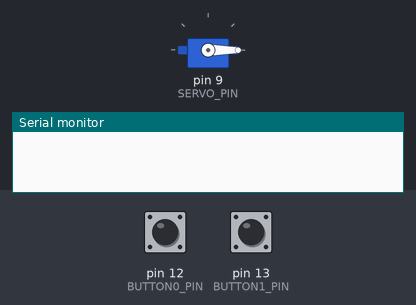
A sketch run on a simulated Arduino Uno, built with avr-gcc and run on an emulated ATmega328P. Shown: servo, the last lines printed to the serial monitor. The test bench sets the inputs (shaded band); at power-on: pin 13 (BUTTON1_PIN) HIGH, pin 12 (BUTTON0_PIN) HIGH.

Above: at 1.2 s.
1.3 s: pin 13 (BUTTON1_PIN) pulled LOW for 1 s
At 3.3 s:
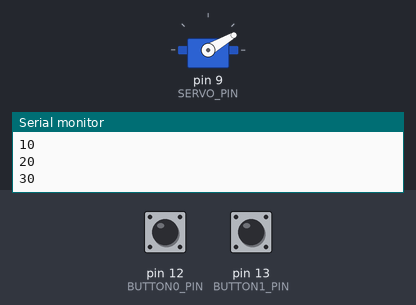
3.8 s: pin 13 (BUTTON1_PIN) pulled LOW for 0.35 s
At 4.7 s:
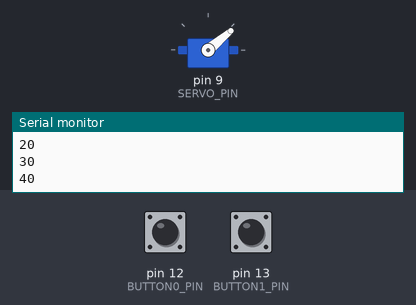
5.6 s: pin 13 (BUTTON1_PIN) pulled LOW for 3.2 s
At 9.7 s:
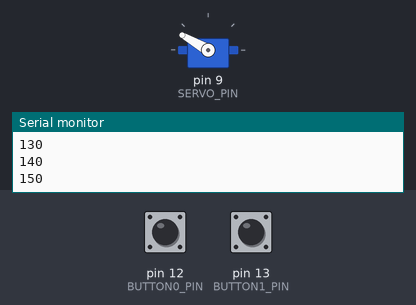
10.3 s: pin 13 (BUTTON1_PIN) pulled LOW for 0.35 s
At 11.1 s:
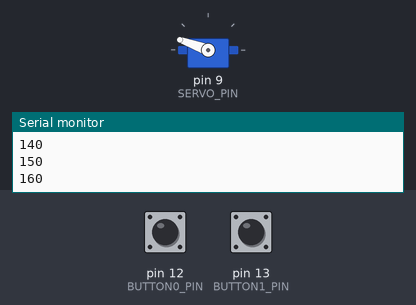
12.1 s: pin 13 (BUTTON1_PIN) pulled LOW for 1 s
At 13.9 s:
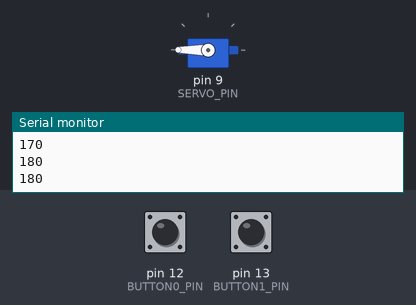
14.6 s: pin 12 (BUTTON0_PIN) pulled LOW for 0.35 s
At 15.5 s:
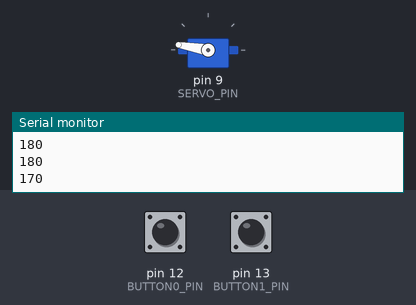
Timing chart, 0 to 17.4 s (numbered marks = the images above; inputs shaded):
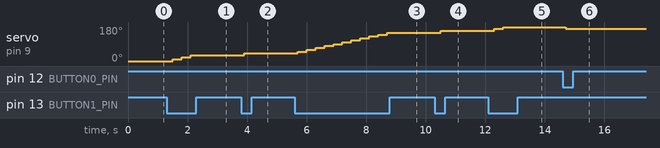

Measured:
- after the input at 1.3 s, servo on pin 9 (SERVO_PIN): 0° → 10° after 0.20 s, → 20° 0.30 s later, → 30° 0.30 s later
- after the input at 3.8 s, servo on pin 9 (SERVO_PIN): 30° → 40° after 0.10 s
- after the input at 5.6 s, servo on pin 9 (SERVO_PIN): moves from 40° to 150° over 3.0 s, starting after 0.10 s
- after the input at 10.3 s, servo on pin 9 (SERVO_PIN): 150° → 160° after 0.21 s
- after the input at 12.1 s, servo on pin 9 (SERVO_PIN): 160° → 170° after 0.21 s, → 180° 0.30 s later
- after the input at 14.6 s, servo on pin 9 (SERVO_PIN): 180° → 170° after 0.11 s

The sketch:

ServoAngleAdjustment.ino
```cpp
#include <Servo.h>

#define STEP 10

// constants won't change
const int BUTTON0_PIN = 12;
const int BUTTON1_PIN = 13;
const int SERVO_PIN  = 9; // Arduino pin connected to servo motor's pin

Servo servo; // create servo object to control a servo

// variables will change:
int angle = 0;          // the current angle of servo motor

int lastButton0State;
int currentButton0State;

int lastButton1State;
int currentButton1State;

void setup() {
  Serial.begin(9600);                // initialize serial

  pinMode(BUTTON0_PIN, INPUT_PULLUP); // set arduino pin to input pull-up mode
  pinMode(BUTTON1_PIN, INPUT_PULLUP); // set arduino pin to input pull-up mode

  servo.attach(SERVO_PIN);           // attaches the servo on pin 9 to the servo object

  servo.write(angle);

  currentButton0State = digitalRead(BUTTON0_PIN);
  currentButton1State = digitalRead(BUTTON1_PIN);
}

void loop() {
  lastButton0State = currentButton0State;      // save the last state
  currentButton0State = digitalRead(BUTTON0_PIN); // read new state

  lastButton1State = currentButton0State;      // save the last state
  currentButton1State = digitalRead(BUTTON1_PIN);

  if(lastButton0State == HIGH && currentButton0State == LOW) {
    angle -= STEP;
    if(angle < 0) angle = 0;

    Serial.println(angle);
  }
  if(lastButton1State == HIGH && currentButton1State == LOW) {
    angle += STEP;
    if(angle > 180) angle = 180;

    Serial.println(angle);
  }

  servo.write(angle);
  delay(300);
}
```
